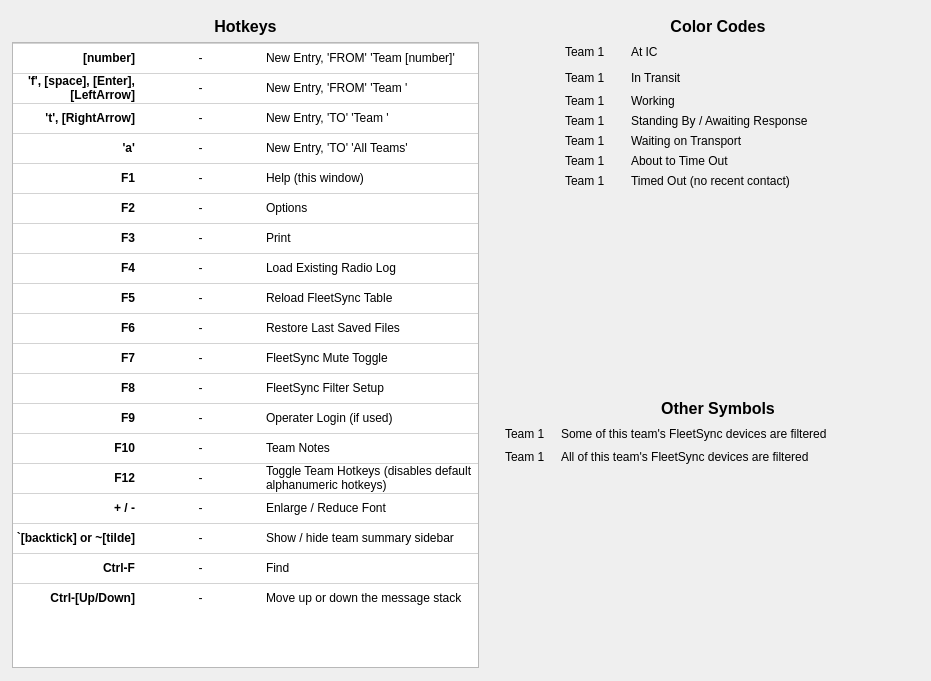
<?xml version="1.0" encoding="UTF-8"?>
<ui version="4.0">
 <class>Help</class>
 <widget class="QDialog" name="Help">
  <property name="enabled">
   <bool>true</bool>
  </property>
  <property name="geometry">
   <rect>
    <x>0</x>
    <y>0</y>
    <width>931</width>
    <height>681</height>
   </rect>
  </property>
  <property name="sizePolicy">
   <sizepolicy hsizetype="Expanding" vsizetype="Expanding">
    <horstretch>0</horstretch>
    <verstretch>0</verstretch>
   </sizepolicy>
  </property>
  <property name="windowTitle">
   <string>Help</string>
  </property>
  <property name="whatsThis">
   <string notr="true"/>
  </property>
  <widget class="QWidget" name="horizontalLayoutWidget">
   <property name="geometry">
    <rect>
     <x>12</x>
     <y>17</y>
     <width>939</width>
     <height>651</height>
    </rect>
   </property>
   <layout class="QHBoxLayout" name="horizontalLayout_3">
    <item>
     <layout class="QVBoxLayout" name="verticalLayout_3">
      <item>
       <widget class="QLabel" name="label_7">
        <property name="font">
         <font>
          <family>Segoe UI</family>
          <pointsize>12</pointsize>
          <weight>75</weight>
          <bold>true</bold>
         </font>
        </property>
        <property name="text">
         <string>Hotkeys</string>
        </property>
        <property name="alignment">
         <set>Qt::AlignCenter</set>
        </property>
       </widget>
      </item>
      <item>
       <widget class="QTableWidget" name="hotkeysTableWidget">
        <property name="enabled">
         <bool>true</bool>
        </property>
        <property name="sizePolicy">
         <sizepolicy hsizetype="Expanding" vsizetype="MinimumExpanding">
          <horstretch>0</horstretch>
          <verstretch>0</verstretch>
         </sizepolicy>
        </property>
        <property name="minimumSize">
         <size>
          <width>435</width>
          <height>0</height>
         </size>
        </property>
        <property name="focusPolicy">
         <enum>Qt::NoFocus</enum>
        </property>
        <property name="styleSheet">
         <string notr="true">QTableWidget::item {border-top:1px solid lightgray}</string>
        </property>
        <property name="lineWidth">
         <number>1</number>
        </property>
        <property name="midLineWidth">
         <number>0</number>
        </property>
        <property name="verticalScrollBarPolicy">
         <enum>Qt::ScrollBarAsNeeded</enum>
        </property>
        <property name="autoScroll">
         <bool>true</bool>
        </property>
        <property name="editTriggers">
         <set>QAbstractItemView::NoEditTriggers</set>
        </property>
        <property name="tabKeyNavigation">
         <bool>false</bool>
        </property>
        <property name="alternatingRowColors">
         <bool>false</bool>
        </property>
        <property name="selectionMode">
         <enum>QAbstractItemView::NoSelection</enum>
        </property>
        <property name="textElideMode">
         <enum>Qt::ElideRight</enum>
        </property>
        <property name="showGrid">
         <bool>false</bool>
        </property>
        <property name="gridStyle">
         <enum>Qt::SolidLine</enum>
        </property>
        <property name="wordWrap">
         <bool>true</bool>
        </property>
        <property name="columnCount">
         <number>3</number>
        </property>
        <attribute name="horizontalHeaderVisible">
         <bool>false</bool>
        </attribute>
        <attribute name="horizontalHeaderCascadingSectionResizes">
         <bool>true</bool>
        </attribute>
        <attribute name="horizontalHeaderDefaultSectionSize">
         <number>125</number>
        </attribute>
        <attribute name="horizontalHeaderHighlightSections">
         <bool>false</bool>
        </attribute>
        <attribute name="horizontalHeaderMinimumSectionSize">
         <number>10</number>
        </attribute>
        <attribute name="horizontalHeaderShowSortIndicator" stdset="0">
         <bool>false</bool>
        </attribute>
        <attribute name="horizontalHeaderStretchLastSection">
         <bool>true</bool>
        </attribute>
        <attribute name="verticalHeaderVisible">
         <bool>false</bool>
        </attribute>
        <attribute name="verticalHeaderCascadingSectionResizes">
         <bool>false</bool>
        </attribute>
        <attribute name="verticalHeaderDefaultSectionSize">
         <number>30</number>
        </attribute>
        <row>
         <property name="text">
          <string>New Row</string>
         </property>
        </row>
        <row>
         <property name="text">
          <string>New Row</string>
         </property>
        </row>
        <row>
         <property name="text">
          <string>New Row</string>
         </property>
        </row>
        <row>
         <property name="text">
          <string>New Row</string>
         </property>
        </row>
        <row>
         <property name="text">
          <string>New Row</string>
         </property>
        </row>
        <row>
         <property name="text">
          <string>New Row</string>
         </property>
        </row>
        <row>
         <property name="text">
          <string>New Row</string>
         </property>
        </row>
        <row>
         <property name="text">
          <string>New Row</string>
         </property>
        </row>
        <row>
         <property name="text">
          <string>New Row</string>
         </property>
        </row>
        <row>
         <property name="text">
          <string>New Row</string>
         </property>
        </row>
        <row>
         <property name="text">
          <string>New Row</string>
         </property>
        </row>
        <row>
         <property name="text">
          <string>New Row</string>
         </property>
        </row>
        <row>
         <property name="text">
          <string>New Row</string>
         </property>
        </row>
        <row>
         <property name="text">
          <string>New Row</string>
         </property>
        </row>
        <row>
         <property name="text">
          <string>F12</string>
         </property>
        </row>
        <row>
         <property name="text">
          <string>New Row</string>
         </property>
        </row>
        <row>
         <property name="text">
          <string>New Row</string>
         </property>
        </row>
        <row>
         <property name="text">
          <string>New Row</string>
         </property>
        </row>
        <row>
         <property name="text">
          <string>New Row</string>
         </property>
        </row>
        <column>
         <property name="text">
          <string>Key</string>
         </property>
        </column>
        <column>
         <property name="text">
          <string>spacer</string>
         </property>
         <property name="font">
          <font>
           <kerning>true</kerning>
          </font>
         </property>
        </column>
        <column>
         <property name="text">
          <string>Function</string>
         </property>
        </column>
        <item row="0" column="0">
         <property name="text">
          <string>[number]</string>
         </property>
         <property name="font">
          <font>
           <family>Segoe UI</family>
           <pointsize>9</pointsize>
           <weight>75</weight>
           <bold>true</bold>
          </font>
         </property>
         <property name="textAlignment">
          <set>AlignTrailing|AlignVCenter</set>
         </property>
        </item>
        <item row="0" column="1">
         <property name="text">
          <string>-</string>
         </property>
         <property name="textAlignment">
          <set>AlignCenter</set>
         </property>
        </item>
        <item row="0" column="2">
         <property name="text">
          <string>New Entry, 'FROM' 'Team [number]'</string>
         </property>
         <property name="font">
          <font>
           <family>Segoe UI</family>
           <pointsize>9</pointsize>
          </font>
         </property>
        </item>
        <item row="1" column="0">
         <property name="text">
          <string>'f', [space], [Enter], [LeftArrow]</string>
         </property>
         <property name="font">
          <font>
           <pointsize>9</pointsize>
           <weight>75</weight>
           <bold>true</bold>
          </font>
         </property>
         <property name="textAlignment">
          <set>AlignTrailing|AlignVCenter</set>
         </property>
        </item>
        <item row="1" column="1">
         <property name="text">
          <string>-</string>
         </property>
         <property name="textAlignment">
          <set>AlignCenter</set>
         </property>
        </item>
        <item row="1" column="2">
         <property name="text">
          <string>New Entry, 'FROM' 'Team '</string>
         </property>
         <property name="font">
          <font>
           <family>Segoe UI</family>
           <pointsize>9</pointsize>
          </font>
         </property>
        </item>
        <item row="2" column="0">
         <property name="text">
          <string>'t', [RightArrow]</string>
         </property>
         <property name="font">
          <font>
           <pointsize>9</pointsize>
           <weight>75</weight>
           <bold>true</bold>
          </font>
         </property>
         <property name="textAlignment">
          <set>AlignTrailing|AlignVCenter</set>
         </property>
        </item>
        <item row="2" column="1">
         <property name="text">
          <string>-</string>
         </property>
         <property name="textAlignment">
          <set>AlignCenter</set>
         </property>
        </item>
        <item row="2" column="2">
         <property name="text">
          <string>New Entry, 'TO' 'Team '</string>
         </property>
         <property name="font">
          <font>
           <family>Segoe UI</family>
           <pointsize>9</pointsize>
          </font>
         </property>
        </item>
        <item row="3" column="0">
         <property name="text">
          <string>'a'</string>
         </property>
         <property name="font">
          <font>
           <pointsize>9</pointsize>
           <weight>75</weight>
           <bold>true</bold>
          </font>
         </property>
         <property name="textAlignment">
          <set>AlignTrailing|AlignVCenter</set>
         </property>
        </item>
        <item row="3" column="1">
         <property name="text">
          <string>-</string>
         </property>
         <property name="textAlignment">
          <set>AlignCenter</set>
         </property>
        </item>
        <item row="3" column="2">
         <property name="text">
          <string>New Entry, 'TO' 'All Teams'</string>
         </property>
         <property name="font">
          <font>
           <family>Segoe UI</family>
           <pointsize>9</pointsize>
          </font>
         </property>
        </item>
        <item row="4" column="0">
         <property name="text">
          <string>F1</string>
         </property>
         <property name="font">
          <font>
           <pointsize>9</pointsize>
           <weight>75</weight>
           <bold>true</bold>
          </font>
         </property>
         <property name="textAlignment">
          <set>AlignTrailing|AlignVCenter</set>
         </property>
        </item>
        <item row="4" column="1">
         <property name="text">
          <string>-</string>
         </property>
         <property name="textAlignment">
          <set>AlignCenter</set>
         </property>
        </item>
        <item row="4" column="2">
         <property name="text">
          <string>Help (this window)</string>
         </property>
         <property name="font">
          <font>
           <family>Segoe UI</family>
           <pointsize>9</pointsize>
          </font>
         </property>
        </item>
        <item row="5" column="0">
         <property name="text">
          <string>F2</string>
         </property>
         <property name="font">
          <font>
           <pointsize>9</pointsize>
           <weight>75</weight>
           <bold>true</bold>
          </font>
         </property>
         <property name="textAlignment">
          <set>AlignTrailing|AlignVCenter</set>
         </property>
        </item>
        <item row="5" column="1">
         <property name="text">
          <string>-</string>
         </property>
         <property name="textAlignment">
          <set>AlignCenter</set>
         </property>
        </item>
        <item row="5" column="2">
         <property name="text">
          <string>Options</string>
         </property>
         <property name="font">
          <font>
           <family>Segoe UI</family>
           <pointsize>9</pointsize>
          </font>
         </property>
        </item>
        <item row="6" column="0">
         <property name="text">
          <string>F3</string>
         </property>
         <property name="font">
          <font>
           <pointsize>9</pointsize>
           <weight>75</weight>
           <bold>true</bold>
          </font>
         </property>
         <property name="textAlignment">
          <set>AlignTrailing|AlignVCenter</set>
         </property>
        </item>
        <item row="6" column="1">
         <property name="text">
          <string>-</string>
         </property>
         <property name="textAlignment">
          <set>AlignCenter</set>
         </property>
        </item>
        <item row="6" column="2">
         <property name="text">
          <string>Print</string>
         </property>
         <property name="font">
          <font>
           <family>Segoe UI</family>
           <pointsize>9</pointsize>
          </font>
         </property>
        </item>
        <item row="7" column="0">
         <property name="text">
          <string>F4</string>
         </property>
         <property name="font">
          <font>
           <pointsize>9</pointsize>
           <weight>75</weight>
           <bold>true</bold>
          </font>
         </property>
         <property name="textAlignment">
          <set>AlignTrailing|AlignVCenter</set>
         </property>
        </item>
        <item row="7" column="1">
         <property name="text">
          <string>-</string>
         </property>
         <property name="textAlignment">
          <set>AlignCenter</set>
         </property>
        </item>
        <item row="7" column="2">
         <property name="text">
          <string>Load Existing Radio Log</string>
         </property>
         <property name="font">
          <font>
           <family>Segoe UI</family>
           <pointsize>9</pointsize>
          </font>
         </property>
        </item>
        <item row="8" column="0">
         <property name="text">
          <string>F5</string>
         </property>
         <property name="font">
          <font>
           <pointsize>9</pointsize>
           <weight>75</weight>
           <bold>true</bold>
          </font>
         </property>
         <property name="textAlignment">
          <set>AlignTrailing|AlignVCenter</set>
         </property>
        </item>
        <item row="8" column="1">
         <property name="text">
          <string>-</string>
         </property>
         <property name="textAlignment">
          <set>AlignCenter</set>
         </property>
        </item>
        <item row="8" column="2">
         <property name="text">
          <string>Reload FleetSync Table</string>
         </property>
         <property name="font">
          <font>
           <family>Segoe UI</family>
           <pointsize>9</pointsize>
          </font>
         </property>
         <property name="textAlignment">
          <set>AlignLeading|AlignVCenter</set>
         </property>
        </item>
        <item row="9" column="0">
         <property name="text">
          <string>F6</string>
         </property>
         <property name="font">
          <font>
           <pointsize>9</pointsize>
           <weight>75</weight>
           <bold>true</bold>
          </font>
         </property>
         <property name="textAlignment">
          <set>AlignTrailing|AlignVCenter</set>
         </property>
        </item>
        <item row="9" column="1">
         <property name="text">
          <string>-</string>
         </property>
         <property name="textAlignment">
          <set>AlignCenter</set>
         </property>
        </item>
        <item row="9" column="2">
         <property name="text">
          <string>Restore Last Saved Files</string>
         </property>
         <property name="font">
          <font>
           <family>Segoe UI</family>
           <pointsize>9</pointsize>
          </font>
         </property>
        </item>
        <item row="10" column="0">
         <property name="text">
          <string>F7</string>
         </property>
         <property name="font">
          <font>
           <pointsize>9</pointsize>
           <weight>75</weight>
           <bold>true</bold>
          </font>
         </property>
         <property name="textAlignment">
          <set>AlignTrailing|AlignVCenter</set>
         </property>
        </item>
        <item row="10" column="1">
         <property name="text">
          <string>-</string>
         </property>
         <property name="textAlignment">
          <set>AlignCenter</set>
         </property>
        </item>
        <item row="10" column="2">
         <property name="text">
          <string>FleetSync Mute Toggle</string>
         </property>
         <property name="font">
          <font>
           <family>Segoe UI</family>
           <pointsize>9</pointsize>
          </font>
         </property>
        </item>
        <item row="11" column="0">
         <property name="text">
          <string>F8</string>
         </property>
         <property name="font">
          <font>
           <pointsize>9</pointsize>
           <weight>75</weight>
           <bold>true</bold>
          </font>
         </property>
         <property name="textAlignment">
          <set>AlignTrailing|AlignVCenter</set>
         </property>
        </item>
        <item row="11" column="1">
         <property name="text">
          <string>-</string>
         </property>
         <property name="textAlignment">
          <set>AlignCenter</set>
         </property>
        </item>
        <item row="11" column="2">
         <property name="text">
          <string>FleetSync Filter Setup</string>
         </property>
         <property name="font">
          <font>
           <family>Segoe UI</family>
           <pointsize>9</pointsize>
          </font>
         </property>
        </item>
        <item row="12" column="0">
         <property name="text">
          <string>F9</string>
         </property>
         <property name="font">
          <font>
           <family>MS Shell Dlg 2</family>
           <pointsize>9</pointsize>
           <weight>75</weight>
           <bold>true</bold>
          </font>
         </property>
         <property name="textAlignment">
          <set>AlignTrailing|AlignVCenter</set>
         </property>
        </item>
        <item row="12" column="1">
         <property name="text">
          <string>-</string>
         </property>
         <property name="textAlignment">
          <set>AlignCenter</set>
         </property>
        </item>
        <item row="12" column="2">
         <property name="text">
          <string>Operater Login (if used)</string>
         </property>
         <property name="font">
          <font>
           <family>Segoe UI</family>
           <pointsize>9</pointsize>
          </font>
         </property>
        </item>
        <item row="13" column="0">
         <property name="text">
          <string>F10</string>
         </property>
         <property name="font">
          <font>
           <family>MS Shell Dlg 2</family>
           <pointsize>9</pointsize>
           <weight>75</weight>
           <bold>true</bold>
          </font>
         </property>
         <property name="textAlignment">
          <set>AlignTrailing|AlignVCenter</set>
         </property>
        </item>
        <item row="13" column="1">
         <property name="text">
          <string>-</string>
         </property>
         <property name="textAlignment">
          <set>AlignCenter</set>
         </property>
        </item>
        <item row="13" column="2">
         <property name="text">
          <string>Team Notes</string>
         </property>
         <property name="font">
          <font>
           <family>Segoe UI</family>
           <pointsize>9</pointsize>
          </font>
         </property>
        </item>
        <item row="14" column="0">
         <property name="text">
          <string>F12</string>
         </property>
         <property name="font">
          <font>
           <pointsize>9</pointsize>
           <weight>75</weight>
           <bold>true</bold>
          </font>
         </property>
         <property name="textAlignment">
          <set>AlignTrailing|AlignVCenter</set>
         </property>
        </item>
        <item row="14" column="1">
         <property name="text">
          <string>-</string>
         </property>
         <property name="textAlignment">
          <set>AlignCenter</set>
         </property>
        </item>
        <item row="14" column="2">
         <property name="text">
          <string>Toggle Team Hotkeys (disables default alphanumeric hotkeys)</string>
         </property>
         <property name="font">
          <font>
           <family>Segoe UI</family>
           <pointsize>9</pointsize>
          </font>
         </property>
        </item>
        <item row="15" column="0">
         <property name="text">
          <string>+ / -</string>
         </property>
         <property name="font">
          <font>
           <pointsize>9</pointsize>
           <weight>75</weight>
           <bold>true</bold>
          </font>
         </property>
         <property name="textAlignment">
          <set>AlignTrailing|AlignVCenter</set>
         </property>
        </item>
        <item row="15" column="1">
         <property name="text">
          <string>-</string>
         </property>
         <property name="textAlignment">
          <set>AlignCenter</set>
         </property>
        </item>
        <item row="15" column="2">
         <property name="text">
          <string>Enlarge / Reduce Font</string>
         </property>
         <property name="font">
          <font>
           <family>Segoe UI</family>
           <pointsize>9</pointsize>
          </font>
         </property>
        </item>
        <item row="16" column="0">
         <property name="text">
          <string>`[backtick] or ~[tilde]</string>
         </property>
         <property name="font">
          <font>
           <family>MS Shell Dlg 2</family>
           <pointsize>9</pointsize>
           <weight>75</weight>
           <bold>true</bold>
          </font>
         </property>
         <property name="textAlignment">
          <set>AlignTrailing|AlignVCenter</set>
         </property>
        </item>
        <item row="16" column="1">
         <property name="text">
          <string>-</string>
         </property>
         <property name="textAlignment">
          <set>AlignCenter</set>
         </property>
        </item>
        <item row="16" column="2">
         <property name="text">
          <string>Show / hide team summary sidebar</string>
         </property>
         <property name="font">
          <font>
           <family>Segoe UI</family>
           <pointsize>9</pointsize>
          </font>
         </property>
        </item>
        <item row="17" column="0">
         <property name="text">
          <string>Ctrl-F</string>
         </property>
         <property name="font">
          <font>
           <family>MS Shell Dlg 2</family>
           <pointsize>9</pointsize>
           <weight>75</weight>
           <bold>true</bold>
          </font>
         </property>
         <property name="textAlignment">
          <set>AlignTrailing|AlignVCenter</set>
         </property>
        </item>
        <item row="17" column="1">
         <property name="text">
          <string>-</string>
         </property>
         <property name="textAlignment">
          <set>AlignCenter</set>
         </property>
        </item>
        <item row="17" column="2">
         <property name="text">
          <string>Find</string>
         </property>
         <property name="font">
          <font>
           <pointsize>9</pointsize>
          </font>
         </property>
        </item>
        <item row="18" column="0">
         <property name="text">
          <string>Ctrl-[Up/Down]</string>
         </property>
         <property name="font">
          <font>
           <pointsize>9</pointsize>
           <weight>75</weight>
           <bold>true</bold>
          </font>
         </property>
         <property name="textAlignment">
          <set>AlignTrailing|AlignVCenter</set>
         </property>
        </item>
        <item row="18" column="1">
         <property name="text">
          <string>-</string>
         </property>
         <property name="textAlignment">
          <set>AlignCenter</set>
         </property>
        </item>
        <item row="18" column="2">
         <property name="text">
          <string>Move up or down the message stack</string>
         </property>
         <property name="font">
          <font>
           <pointsize>9</pointsize>
          </font>
         </property>
        </item>
       </widget>
      </item>
     </layout>
    </item>
    <item>
     <layout class="QVBoxLayout" name="verticalLayout">
      <item>
       <widget class="QLabel" name="label">
        <property name="font">
         <font>
          <family>Segoe UI</family>
          <pointsize>12</pointsize>
          <weight>75</weight>
          <bold>true</bold>
         </font>
        </property>
        <property name="text">
         <string>Color Codes</string>
        </property>
        <property name="alignment">
         <set>Qt::AlignCenter</set>
        </property>
       </widget>
      </item>
      <item>
       <layout class="QGridLayout" name="gridLayout_2">
        <item row="2" column="1">
         <widget class="QLabel" name="colorLabel3">
          <property name="font">
           <font>
            <family>Segoe UI</family>
            <pointsize>9</pointsize>
           </font>
          </property>
          <property name="text">
           <string>Team 1</string>
          </property>
         </widget>
        </item>
        <item row="6" column="1">
         <widget class="QLabel" name="colorLabel6">
          <property name="font">
           <font>
            <family>Segoe UI</family>
            <pointsize>9</pointsize>
           </font>
          </property>
          <property name="text">
           <string>Team 1</string>
          </property>
         </widget>
        </item>
        <item row="1" column="4">
         <spacer name="horizontalSpacer">
          <property name="orientation">
           <enum>Qt::Horizontal</enum>
          </property>
          <property name="sizeHint" stdset="0">
           <size>
            <width>40</width>
            <height>20</height>
           </size>
          </property>
         </spacer>
        </item>
        <item row="4" column="1">
         <widget class="QLabel" name="colorLabel4">
          <property name="font">
           <font>
            <family>Segoe UI</family>
            <pointsize>9</pointsize>
           </font>
          </property>
          <property name="text">
           <string>Team 1</string>
          </property>
         </widget>
        </item>
        <item row="5" column="1">
         <widget class="QLabel" name="colorLabel5">
          <property name="font">
           <font>
            <family>Segoe UI</family>
            <pointsize>9</pointsize>
           </font>
          </property>
          <property name="text">
           <string>Team 1</string>
          </property>
         </widget>
        </item>
        <item row="3" column="1">
         <widget class="QLabel" name="colorLabel7">
          <property name="font">
           <font>
            <family>Segoe UI</family>
            <pointsize>9</pointsize>
           </font>
          </property>
          <property name="text">
           <string>Team 1</string>
          </property>
         </widget>
        </item>
        <item row="6" column="3">
         <widget class="QLabel" name="label_11">
          <property name="font">
           <font>
            <family>Segoe UI</family>
            <pointsize>9</pointsize>
           </font>
          </property>
          <property name="text">
           <string>Timed Out (no recent contact)</string>
          </property>
         </widget>
        </item>
        <item row="5" column="3">
         <widget class="QLabel" name="label_10">
          <property name="font">
           <font>
            <family>Segoe UI</family>
            <pointsize>9</pointsize>
           </font>
          </property>
          <property name="text">
           <string>About to Time Out</string>
          </property>
         </widget>
        </item>
        <item row="2" column="3">
         <widget class="QLabel" name="label_8">
          <property name="font">
           <font>
            <family>Segoe UI</family>
            <pointsize>9</pointsize>
           </font>
          </property>
          <property name="text">
           <string>Working</string>
          </property>
         </widget>
        </item>
        <item row="0" column="1">
         <widget class="QLabel" name="colorLabel1">
          <property name="font">
           <font>
            <family>Segoe UI</family>
            <pointsize>9</pointsize>
           </font>
          </property>
          <property name="text">
           <string>Team 1</string>
          </property>
         </widget>
        </item>
        <item row="0" column="2">
         <spacer name="horizontalSpacer_2">
          <property name="orientation">
           <enum>Qt::Horizontal</enum>
          </property>
          <property name="sizeType">
           <enum>QSizePolicy::Fixed</enum>
          </property>
          <property name="sizeHint" stdset="0">
           <size>
            <width>20</width>
            <height>20</height>
           </size>
          </property>
         </spacer>
        </item>
        <item row="0" column="3">
         <widget class="QLabel" name="label_6">
          <property name="font">
           <font>
            <family>Segoe UI</family>
            <pointsize>9</pointsize>
           </font>
          </property>
          <property name="text">
           <string>At IC</string>
          </property>
         </widget>
        </item>
        <item row="1" column="3">
         <widget class="QLabel" name="label_5">
          <property name="font">
           <font>
            <family>Segoe UI</family>
            <pointsize>9</pointsize>
           </font>
          </property>
          <property name="text">
           <string>In Transit</string>
          </property>
         </widget>
        </item>
        <item row="4" column="3">
         <widget class="QLabel" name="label_2">
          <property name="font">
           <font>
            <family>Segoe UI</family>
            <pointsize>9</pointsize>
           </font>
          </property>
          <property name="text">
           <string>Waiting on Transport</string>
          </property>
         </widget>
        </item>
        <item row="3" column="3">
         <widget class="QLabel" name="label_3">
          <property name="font">
           <font>
            <family>Segoe UI</family>
            <pointsize>9</pointsize>
           </font>
          </property>
          <property name="text">
           <string>Standing By / Awaiting Response</string>
          </property>
         </widget>
        </item>
        <item row="1" column="0">
         <spacer name="horizontalSpacer_3">
          <property name="orientation">
           <enum>Qt::Horizontal</enum>
          </property>
          <property name="sizeType">
           <enum>QSizePolicy::Fixed</enum>
          </property>
          <property name="sizeHint" stdset="0">
           <size>
            <width>80</width>
            <height>20</height>
           </size>
          </property>
         </spacer>
        </item>
        <item row="1" column="1">
         <widget class="QLabel" name="colorLabel2">
          <property name="font">
           <font>
            <family>Segoe UI</family>
            <pointsize>9</pointsize>
           </font>
          </property>
          <property name="text">
           <string>Team 1</string>
          </property>
         </widget>
        </item>
       </layout>
      </item>
      <item>
       <spacer name="verticalSpacer">
        <property name="orientation">
         <enum>Qt::Vertical</enum>
        </property>
        <property name="sizeHint" stdset="0">
         <size>
          <width>20</width>
          <height>10</height>
         </size>
        </property>
       </spacer>
      </item>
      <item>
       <widget class="QLabel" name="label_14">
        <property name="font">
         <font>
          <family>Segoe UI</family>
          <pointsize>12</pointsize>
          <weight>75</weight>
          <bold>true</bold>
         </font>
        </property>
        <property name="text">
         <string>Other Symbols</string>
        </property>
        <property name="alignment">
         <set>Qt::AlignCenter</set>
        </property>
       </widget>
      </item>
      <item>
       <layout class="QGridLayout" name="gridLayout_3">
        <item row="1" column="2">
         <spacer name="horizontalSpacer_4">
          <property name="orientation">
           <enum>Qt::Horizontal</enum>
          </property>
          <property name="sizeType">
           <enum>QSizePolicy::Fixed</enum>
          </property>
          <property name="sizeHint" stdset="0">
           <size>
            <width>10</width>
            <height>20</height>
           </size>
          </property>
         </spacer>
        </item>
        <item row="2" column="1">
         <widget class="QLabel" name="fsAllFilteredLabel">
          <property name="text">
           <string>Team 1</string>
          </property>
         </widget>
        </item>
        <item row="2" column="3">
         <widget class="QLabel" name="label_13">
          <property name="font">
           <font>
            <family>Segoe UI</family>
            <pointsize>9</pointsize>
           </font>
          </property>
          <property name="text">
           <string>All of this team's FleetSync devices are filtered</string>
          </property>
         </widget>
        </item>
        <item row="1" column="3">
         <widget class="QLabel" name="label_9">
          <property name="font">
           <font>
            <family>Segoe UI</family>
            <pointsize>9</pointsize>
           </font>
          </property>
          <property name="text">
           <string>Some of this team's FleetSync devices are filtered</string>
          </property>
         </widget>
        </item>
        <item row="1" column="0">
         <spacer name="horizontalSpacer_5">
          <property name="orientation">
           <enum>Qt::Horizontal</enum>
          </property>
          <property name="sizeType">
           <enum>QSizePolicy::Fixed</enum>
          </property>
          <property name="sizeHint" stdset="0">
           <size>
            <width>20</width>
            <height>20</height>
           </size>
          </property>
         </spacer>
        </item>
        <item row="1" column="4">
         <spacer name="horizontalSpacer_6">
          <property name="orientation">
           <enum>Qt::Horizontal</enum>
          </property>
          <property name="sizeHint" stdset="0">
           <size>
            <width>40</width>
            <height>20</height>
           </size>
          </property>
         </spacer>
        </item>
        <item row="1" column="1">
         <widget class="QLabel" name="fsSomeFilteredLabel">
          <property name="sizePolicy">
           <sizepolicy hsizetype="Preferred" vsizetype="Preferred">
            <horstretch>0</horstretch>
            <verstretch>0</verstretch>
           </sizepolicy>
          </property>
          <property name="text">
           <string>Team 1</string>
          </property>
         </widget>
        </item>
       </layout>
      </item>
      <item>
       <spacer name="verticalSpacer_3">
        <property name="orientation">
         <enum>Qt::Vertical</enum>
        </property>
        <property name="sizeHint" stdset="0">
         <size>
          <width>20</width>
          <height>40</height>
         </size>
        </property>
       </spacer>
      </item>
     </layout>
    </item>
   </layout>
  </widget>
 </widget>
 <resources/>
 <connections/>
</ui>
